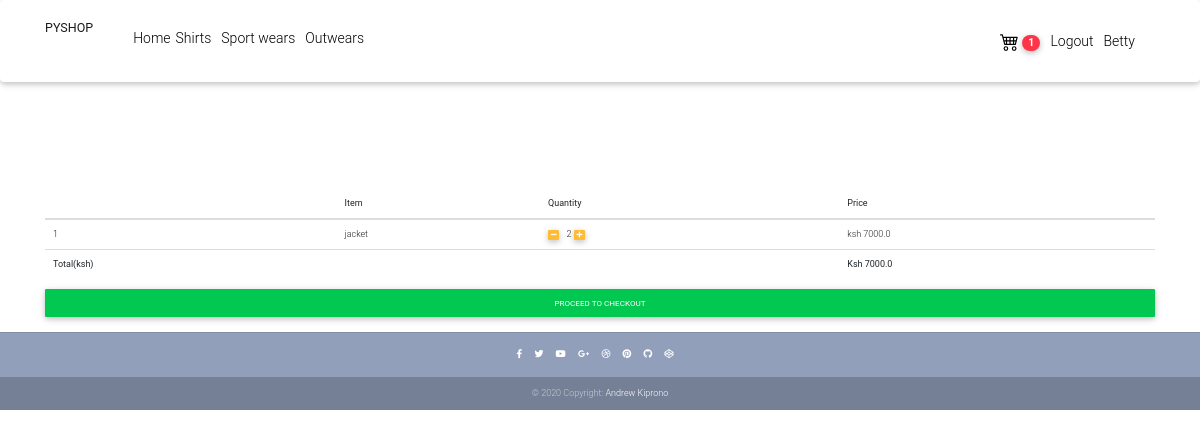
The app's page /cart/ (signed in) with its own data.
### pyshop/models.py (models this page shows, shortened)
class Order(models.Model):
    orderitems=models.ManyToManyField(Cart)
    user=models.ForeignKey(User,on_delete=models.CASCADE)
    ordered=models.BooleanField(default=False)
    created=models.DateTimeField(auto_now_add=True)
    checkout=models.ForeignKey('Checkout',on_delete=models.CASCADE,blank=True,null=True)
    def get_grand_total(self):
        total=0
        for order_item in self.orderitems.all():
            total += order_item.get_total()
        return total

class Cart(models.Model):
    user=models.ForeignKey(User,on_delete=models.CASCADE)
    item=models.ForeignKey(Product,on_delete=models.CASCADE)
    quantity=models.IntegerField(default=1)
    created=models.DateTimeField(auto_now_add=True)
    def get_total(self):
        return self.quantity * self.item.price_is

class Product(models.Model):
    name=models.CharField(max_length=60)
    category=models.CharField(max_length=10,choices=CATEGORY)
    photo=models.ImageField(upload_to='images')
    price_is=models.FloatField()
    describtion=models.TextField()
    price_was=models.FloatField()
    slug=models.SlugField()

### pyshop/views.py (the view)
# urls.py: path('cart/',views.cart ,name='cart'),
def cart(request):
    user=request.user
    carts=Cart.objects.filter(user=user)
    orders=Order.objects.filter(user=user,ordered=False)
    if carts.exists():
        order=orders[0]
        return render (request,'cart.html',{'carts':carts,'order':order})
    else:
        messages.info(request,'You do not have an active order')
        return redirect('home'  )

### pyshop/templatetags/cart_tag.py (called while the page is built)
@register.filter
def cart_total(user):
    order=Order.objects.filter(
        user=user,
        ordered=False
    )
    if order.exists():
        return order[0].orderitems.count()
    else:
        return 0

### pyshop/templates/cart.html (shortened to what this page needs)
{% extends 'base.html' %}
{% block content %}
{% load static %}
<!DOCTYPE html>
<html lang="">
<head>
    <link href="https://maxcdn.bootstrapcdn.com/bootstrap/3.3.7/css/bootstrap.min.css" rel="stylesheet">
    <link rel="stylesheet" href="https://use.fontawesome.com/releases/v5.11.2/css/all.css">
    <link href=" {% static 'css/bootstrap.min.css' %} " rel="stylesheet">
    <link href=" {% static 'css/mdb.min.css' %} " rel="stylesheet">
    <link href=" {% static 'css/style.min.css' %} " rel="stylesheet">
      </head>
      <br><br><br><br>
      <body>
          <br><br>
          <table class="table table-hover">
            <thead>
              <tr>
                <th></th>
                <th>Item</th>
                <th>Quantity</th>
                <th>Price</th>
              </tr>
            </thead>
            <tbody>
              {% for cart in carts %}
              <tr>
                <td> {{forloop.counter}} </td>
                <td> {{cart.item.name}} </td>
                <td>
                  <a class="mr-2" href="{% url 'update_remove' cart.item.slug %}"><span class="badge badge-warning"><i class="fas fa-minus"></i></span></a>
                  {{cart.quantity}}
                  <a class="mr-2" href="{% url 'update_add' cart.item.slug %}"><span class="badge badge-warning"> <i class="fas fa-plus"></i></span></a>
                </td>
                <td>ksh {{cart.get_total}} </td>
              </tr>
              {% endfor %}
            </tbody>
            <tfoot>
              <tr>
                <td> <strong>Total(ksh)</strong> </td>
                <td></td>
                <td></td>
                <td> <strong>Ksh {{order.get_grand_total}} </strong> </td>
              </tr>
            </tfoot>
          </table>
          <a href=" {% url 'checkout' %} " class="btn btn-success btn-block" > Proceed To Checkout </a>
      </body>
  </html>
{% endblock content %}

### ecom_project/templates/base.html (shortened to what this page needs)
<!DOCTYPE html>
<html lang="">
{% load cart_tag %}
<head>
    <link href="https://maxcdn.bootstrapcdn.com/bootstrap/3.3.7/css/bootstrap.min.css" rel="stylesheet">
</head>
<body>
    <nav class="navbar fixed-top navbar-expand-lg navbar-light white scrolling-navbar">
        <div class="container">
            <a class="navbar-brand " href=" {% url 'home' %} ">
                <strong> PYSHOP </strong>
            </a>
            <div class="collapse navbar-collapse" id="navbarSupportedContent">
                <ul class="navbar-nav mr-auto">
                    <li class="nav-item">
                        <a href=" {% url 'home' %} " style="color: black;">Home
                        </a>
                    </li>
                    <li class="nav-item">
                        <a class="nav-link" href=" {% url 'shirt'  %} ">Shirts</a>
                    </li>
                    <li class="nav-item">
                        <a class="nav-link" href=" {% url 'sportswear' %} ">Sport wears</a>
                    </li>
                    <li class="nav-item">
                        <a class="nav-link" href=" {% url 'outwear' %} ">Outwears</a>
                    </li>
                </ul>
                <ul class="navbar-nav nav-flex-icons">
                    {% if user.is_authenticated %}
                    <li class="nav-item">
                        <a class="nav-link waves-effect" href=" {% url 'cart' %} ">
                            <span class="badge badge-danger badge-pill"> {{request.user|cart_total}} </span>
                        </a>
                    </li>
                    <li class="nav-item">
                        <a class="nav-link" href=" {% url 'logout'  %} " class="btn btn-warning">Logout</a>
                    </li>
                    <li class="nav-item">
                        <a class="nav-link" href="" style="float: right;" > {{user.username}} </a>
                    </li>
                    {% endif %}
                </ul>
            </div>
        </div>
    </nav>
    <br><br><br>
    <div class="container">
        {% block content %}
        {% endblock content %}
    </div>
    <footer class="page-footer text-center font-small mt-4 wow fadeIn">
        <hr class="my-4">
        <div class="pb-4">
            <a href="https://www.facebook.com/mdbootstrap" target="_blank">
                <i class="fab fa-facebook-f mr-3"></i>
            </a>
            <a href="https://twitter.com/MDBootstrap" target="_blank">
                <i class="fab fa-twitter mr-3"></i>
            </a>
            <a href="https://www.youtube.com/watch?v=7MUISDJ5ZZ4" target="_blank">
                <i class="fab fa-youtube mr-3"></i>
            </a>
            <a href="https://plus.google.com/u/0/b/107863090883699620484" target="_blank">
                <i class="fab fa-google-plus-g mr-3"></i>
            </a>
            <a href="https://dribbble.com/mdbootstrap" target="_blank">
                <i class="fab fa-dribbble mr-3"></i>
            </a>
            <a href="https://pinterest.com/mdbootstrap" target="_blank">
                <i class="fab fa-pinterest mr-3"></i>
            </a>
            <a href="https://github.com/mdbootstrap/bootstrap-material-design" target="_blank">
                <i class="fab fa-github mr-3"></i>
            </a>
            <a href="http://codepen.io/mdbootstrap/" target="_blank">
                <i class="fab fa-codepen mr-3"></i>
            </a>
        </div>
        <div class="footer-copyright py-3">
            © 2020 Copyright:
            <a href="https://mdbootstrap.com/education/bootstrap/" target="_blank"> Andrew Kiprono </a>
        </div>
    </footer>
</body>
</html>

### records on screen
Cart: item.name "jacket", quantity "2", get_total "7000.0"
Order: get_grand_total "7000.0"

### other values on screen
{{ request.user|cart_total }} "1"
{{ user.username }} "Betty"
